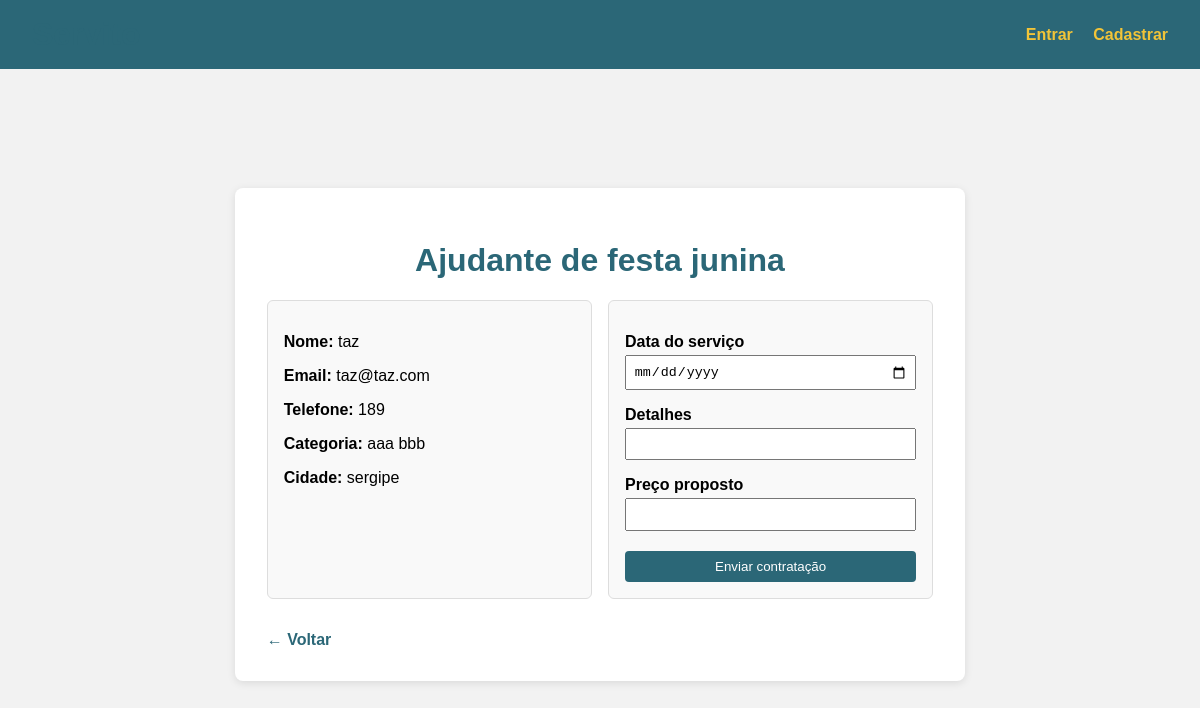
Page /anuncio/1/contratar/ on the committed database.
### usuarios/models.py (models this page shows, shortened)
class Anuncio(models.Model):
    titulo = models.CharField(max_length=64, verbose_name="Título")
    descricao = models.CharField(max_length=1000, verbose_name="Descrição")
    tags = models.CharField(max_length=640)
    cidade = models.CharField(max_length=64)
    usuario = models.ForeignKey(Usuario, on_delete=models.CASCADE, related_name='anuncios')
    ultima_atualizacao = models.DateTimeField(auto_now=True)

class Cadastro(models.Model):
    nome = models.CharField(max_length=64)
    email = models.CharField(max_length=64, unique = True)
    senha = models.CharField(max_length=64)
    telefone = models.CharField(max_length=64, unique=True)
    documento = models.CharField(max_length=64, unique=True)
    endereco = models.CharField(max_length=64)
    cidade = models.CharField(max_length=64)
    data_cadastro = models.DateField()
    class Meta:
        abstract = True

class Usuario(Cadastro):
    data_nascimento = models.DateField()
    is_banned = models.BooleanField(default = False)

### usuarios/views_contratacao.py (the view)
# urls.py: path('anuncio/<int:id>/contratar/',  contratar, name='contratar'),
def contratar(request, id):
    strategy = get_strategy()
    anuncio = strategy.get_single(Anuncio, id)
    return render(request, "contratar.html", {"anuncio": anuncio})

### usuarios/services.py (called while the page is built)
    def get_single(self, instance, id):
        return get_object_or_404(instance, pk=id)

### usuarios/views_contratacao.py (called while the page is built)
def get_strategy():
    return ApiStrategy() if settings.USE_API else DjangoStrategy()

### usuarios/templates/contratar.html (shortened to what this page needs)
{% load static %}
<!DOCTYPE html>
<html lang="pt-br">
<head>
    <link href="{% static 'css/contratacao.css' %}" rel="stylesheet">
</head>
{% include "header.html" %}
<body>
    <div class="container">
        <h1>{{ anuncio.titulo }}</h1>
        <div class="informacoes_contrato">
            <div class="item_informacoes_contrato">
                <p><strong>Nome:</strong> {{ anuncio.usuario.nome }}</p>
                <p><strong>Email:</strong> {{ anuncio.usuario.email }}</p>
                <p><strong>Telefone:</strong> {{ anuncio.usuario.telefone }}</p>
                <p><strong>Categoria:</strong> {{ anuncio.tags }}</p>
                <p><strong>Cidade:</strong> {{ anuncio.cidade }}</p>
            </div>
            <div class="item_informacoes_contrato">
                <form id="contratacaoForm" method="post" action="{% url 'criar_contratacao' anuncio.id %}">
                    <label>Data do serviço</label>
                    <input type="date" id="data" name="data" required>
                    <label>Detalhes</label>
                    <input type="text" id="detalhes" name="detalhes" required>
                    <label>Preço proposto</label>
                    <input type="number" id="valor" name="valor" required>
                    <button type="submit">Enviar contratação</button>
                </form>
            </div>
        </div>
        <div class ="botoes">
            <a class="voltar" href="{% url 'anuncios' %}">← Voltar</a>
        </div>
    </div>
</body>
</html>

### usuarios/static/css/contratacao.css (style rules this page uses)
body { font-family: Arial, sans-serif; background-color: #f2f2f2; padding: 2em; margin: 0; }
.container { max-width: 900px; margin: auto; background: white; padding: 2em; border-radius: 8px; box-sizing: border-box; box-shadow: 0 2px 8px rgba(0,0,0,0.1); overflow: hidden; }
h1 { color: #2b6777; text-align: center; }
.informacoes_contrato { display: flex; flex-wrap: wrap; gap: 1em; margin-top: 1em; }
.item_informacoes_contrato { flex: 1 1 45%; background: #f9f9f9; padding: 1em; border: 1px solid #ddd; border-radius: 6px; box-sizing: border-box; min-width: 280px; }
form label { display: block; margin-top: 1em; font-weight: bold; }
form input { width: 100%; padding: 0.5em; margin-top: 0.3em; box-sizing: border-box; }
form button { margin-top: 1.5em; padding: 0.6em 1em; background-color: #2b6777; color: white; border: none; cursor: pointer; border-radius: 4px; width: 100%; }
.botoes { display: flex; justify-content: space-between; margin-top: 2em; }
a.voltar, a.contratar { text-decoration: none; font-weight: bold; }
a.voltar { color: #2b6777; }

### usuarios/static/css/header.css (style rules this page uses)
html, body { margin: 0; padding: 0; font-family: Arial, sans-serif; height: 100%; display: flex; flex-direction: column; }

### rows in the picture
Anuncio: titulo "Ajudante de festa junina", usuario.nome "taz", usuario.email "taz@taz.com", usuario.telefone "189", tags "aaa bbb", cidade "sergipe"
